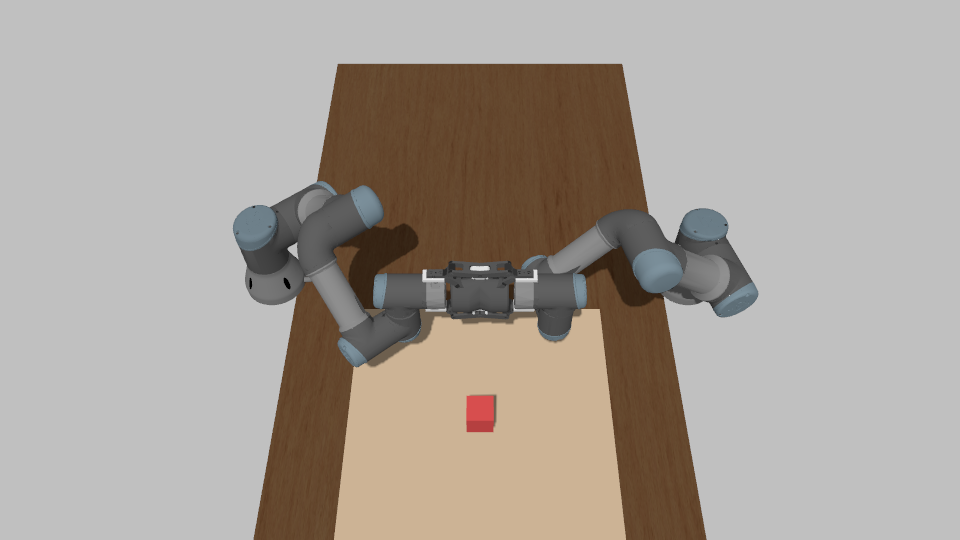
#> input picture assets/dual_arm_meeting_pose.png, 960 x 540 px
$ python -i color_detector.py   (imports and definitions only)
#> lines starting #> are read from the running program, lines starting #| are printed output that depends on the picture; after the words box and inside, x2 and y2 are one past the last pixel; in counts of white or black regions, pixels touching at a corner belong together
#> further down, picture is the input picture: shape (540, 960, 3); mean B, G, R 153.4, 161, 168.8
"""
HSV color-based object detector.

Detects colored objects in a BGR image by thresholding in HSV color space.
Supported colors: red, green, blue, yellow, orange.
"""

import cv2
import numpy as np
from typing import List, Dict, Any


# HSV color ranges for each supported color.
# Format: list of (lower, upper) tuples in HSV space (H: 0-179, S: 0-255, V: 0-255).
# Red wraps around the hue wheel, so two ranges are needed.
_COLOR_RANGES: Dict[str, List[tuple]] = {
    # V lower bound relaxed 70->40: LLM-planner "pick by description" scenes
    # (colored_blocks.world) render red_box dimmer than the nominal material
    # color under scene lighting/shading, dropping it below a strict V>=70
    # threshold and causing zero detections. Not yet confirmed against a live
    # rendered-pixel capture -- revisit if this proves too permissive.
    'red': [
        (np.array([0,   120,  40], dtype=np.uint8), np.array([10,  255, 255], dtype=np.uint8)),
        (np.array([170, 120,  40], dtype=np.uint8), np.array([179, 255, 255], dtype=np.uint8)),
    ],
    'green': [
        (np.array([36,  80,  50], dtype=np.uint8), np.array([86,  255, 255], dtype=np.uint8)),
    ],
    'blue': [
        (np.array([94,  80,  50], dtype=np.uint8), np.array([126, 255, 255], dtype=np.uint8)),
    ],
    'yellow': [
        (np.array([20,  100, 100], dtype=np.uint8), np.array([35,  255, 255], dtype=np.uint8)),
    ],
    'orange': [
        (np.array([10,  100, 100], dtype=np.uint8), np.array([20,  255, 255], dtype=np.uint8)),
    ],
}

# Representative BGR colors for visualization (used to draw bounding boxes)
_COLOR_BGR: Dict[str, tuple] = {
    'red':    (0,   0,   255),
    'green':  (0,   255, 0),
    'blue':   (255, 0,   0),
    'yellow': (0,   255, 255),
    'orange': (0,   165, 255),
}

# Representative (r, g, b) floats 0-1 for each color label
_COLOR_RGB_FLOAT: Dict[str, tuple] = {
    'red':    (1.0, 0.0, 0.0),
    'green':  (0.0, 1.0, 0.0),
    'blue':   (0.0, 0.0, 1.0),
    'yellow': (1.0, 1.0, 0.0),
    'orange': (1.0, 0.647, 0.0),
}

# Blob area / min-area-rectangle area above which a blob is called a box. A filled
# rectangle is ~1.0, a circle (cylinder seen end-on) is pi/4 ~= 0.785.
_BOX_FILL_RATIO = 0.90

# Minimum contour area in pixels to suppress tiny detections
_MIN_CONTOUR_AREA = 500


class ColorDetector:
    """
    Detect objects by HSV color segmentation.

    Parameters
    ----------
    target_colors : list[str] or None
        Subset of colors to detect. If None, all supported colors are used.
    min_area : int
        Minimum bounding-box area (pixels²) for a detection to be kept.
    """

    SUPPORTED_COLORS = list(_COLOR_RANGES.keys())

    def __init__(
        self,
        target_colors: List[str] | None = None,
        min_area: int = _MIN_CONTOUR_AREA,
    ) -> None:
        if target_colors is None:
            self._colors = self.SUPPORTED_COLORS
        else:
            unknown = set(target_colors) - set(self.SUPPORTED_COLORS)
            if unknown:
                raise ValueError(f"Unsupported colors requested: {unknown}. "
                                 f"Supported: {self.SUPPORTED_COLORS}")
            self._colors = list(target_colors)

        self._min_area = max(1, min_area)

        # Pre-build morphological kernel
        self._kernel = cv2.getStructuringElement(cv2.MORPH_ELLIPSE, (7, 7))

    # ------------------------------------------------------------------
    # Public API
    # ------------------------------------------------------------------

    def detect(self, bgr_image: np.ndarray) -> List[Dict[str, Any]]:
        """
        Detect colored objects in a BGR image.

        Parameters
        ----------
        bgr_image : np.ndarray
            Input image in BGR format (as returned by cv2.imread or cv_bridge).

        Returns
        -------
        list[dict]
            Each dict has:
            - label        : str          - color name
            - bbox         : (x, y, w, h) - bounding box in pixels
            - centroid_px  : (u, v)       - centroid in pixels (column, row)
            - confidence   : float        - 0-1, based on fill ratio of convex hull
            - color_rgb    : (r, g, b)    - float 0-1 representative color
            - mask         : np.ndarray   - binary mask (same HxW as input), uint8
            - shape        : str          - "box" or "cylinder" (from blob fill ratio)
        """
        if bgr_image is None or bgr_image.size == 0:
            return []

        hsv = cv2.cvtColor(bgr_image, cv2.COLOR_BGR2HSV)
#> hsv: shape (540, 960, 3); mean H, S, V 5.9, 34.1, 169.2
        detections: List[Dict[str, Any]] = []

        for color_name in self._colors:
            mask = self._build_mask(hsv, color_name)
            blobs = self._extract_blobs(mask)
            for blob in blobs:
                x, y, w, h = blob['bbox']
                area = blob['area']
                hull_area = blob['hull_area']
                confidence = float(area / hull_area) if hull_area > 0 else 0.0
                confidence = min(1.0, confidence)

                cx = x + w // 2
                cy = y + h // 2

                detections.append({
                    'label':       color_name,
                    'bbox':        (x, y, w, h),
                    'centroid_px': (cx, cy),
                    'confidence':  confidence,
                    'color_rgb':   _COLOR_RGB_FLOAT[color_name],
                    'mask':        blob['mask'],
                    'shape':       blob['shape'],
                    'yaw_px':      blob['yaw_px'],
                })
#> this loop made 5 passes
#> pass 1, in detect, `mask = self._build_mask(hsv, color_name)`:
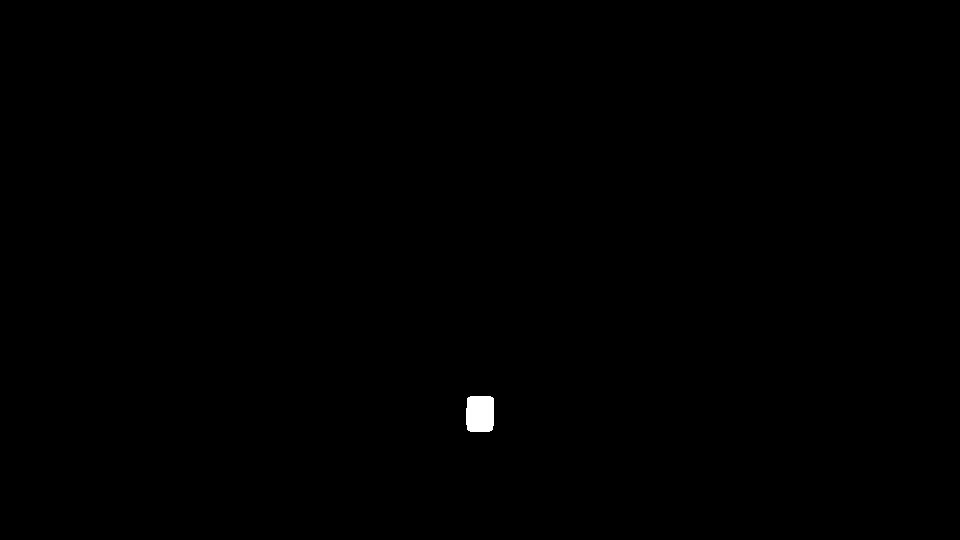
#> mask: shape (540, 960); 0.19% white; 1 white region, box (x1, y1, x2, y2) and area: (466, 396, 494, 432) 967
#> after the loop:
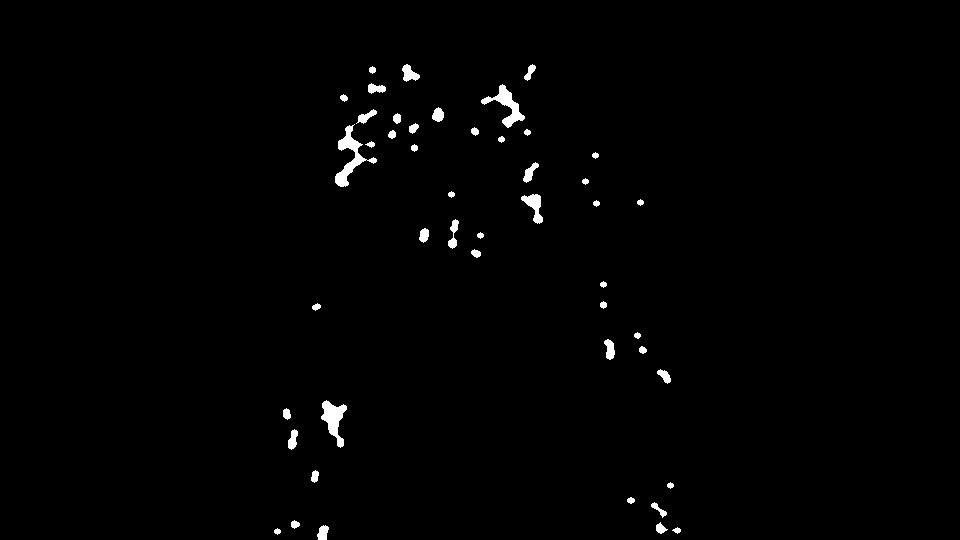
#> mask: shape (540, 960); 1% white; 47 white regions, largest, box (x1, y1, x2, y2) and area: (335, 124, 377, 187) 737, (481, 84, 525, 128) 587, (321, 400, 347, 448) 585
#> after the loop, detections = 4 items

        return detections

    def draw_detections(
        self,
        bgr_image: np.ndarray,
        detections: List[Dict[str, Any]],
    ) -> np.ndarray:
        """
        Draw bounding boxes and labels on a copy of the input image.

        Returns
        -------
        np.ndarray
            Annotated BGR image.
        """
        vis = bgr_image.copy()
        for det in detections:
            color_name = det['label']
            x, y, w, h = det['bbox']
            cx, cy = det['centroid_px']
            conf = det['confidence']
            bgr = _COLOR_BGR.get(color_name, (200, 200, 200))

            cv2.rectangle(vis, (x, y), (x + w, y + h), bgr, 2)
            cv2.circle(vis, (cx, cy), 4, bgr, -1)

            label_text = f"{color_name} {conf:.2f}"
            cv2.putText(
                vis, label_text, (x, max(0, y - 6)),
                cv2.FONT_HERSHEY_SIMPLEX, 0.55, bgr, 2, cv2.LINE_AA,
            )
        return vis

    # ------------------------------------------------------------------
    # Internal helpers
    # ------------------------------------------------------------------

    def _build_mask(self, hsv: np.ndarray, color_name: str) -> np.ndarray:
        """Return a binary mask for the given color."""
        ranges = _COLOR_RANGES[color_name]
        mask = np.zeros(hsv.shape[:2], dtype=np.uint8)
        for lower, upper in ranges:
            mask = cv2.bitwise_or(mask, cv2.inRange(hsv, lower, upper))

        # Clean up noise
        mask = cv2.morphologyEx(mask, cv2.MORPH_OPEN,  self._kernel, iterations=1)
        mask = cv2.morphologyEx(mask, cv2.MORPH_CLOSE, self._kernel, iterations=2)
        return mask

    def _extract_blobs(self, mask: np.ndarray) -> List[Dict[str, Any]]:
        """Extract individual blobs from a binary mask."""
        contours, _ = cv2.findContours(
            mask, cv2.RETR_EXTERNAL, cv2.CHAIN_APPROX_SIMPLE
        )
        blobs = []
        for cnt in contours:
            area = cv2.contourArea(cnt)
            if area < self._min_area:
                continue

            hull = cv2.convexHull(cnt)
            hull_area = cv2.contourArea(hull)

            x, y, w, h = cv2.boundingRect(cnt)

            # Build a per-blob mask (same size as full image mask)
            blob_mask = np.zeros_like(mask)
            cv2.drawContours(blob_mask, [cnt], -1, 255, thickness=cv2.FILLED)

            rect = cv2.minAreaRect(cnt)
            (_, (rw, rh), _) = rect
            rect_area = rw * rh
            fill = area / rect_area if rect_area > 0 else 0.0
            is_box = fill >= _BOX_FILL_RATIO

            # Direction (image pixels) of one rectangle edge, folded to [-pi/4, pi/4) because a
            # box looks the same every 90 degrees. Cylinders are round, so yaw means nothing.
            yaw_px = 0.0
            if is_box:
                pts = cv2.boxPoints(rect)
                edge = pts[1] - pts[0]
                a = float(np.arctan2(edge[1], edge[0]))
                yaw_px = (a + np.pi / 4) % (np.pi / 2) - np.pi / 4

            blobs.append({
                'yaw_px':    yaw_px,
                'shape':     'box' if is_box else 'cylinder',
                'bbox':      (x, y, w, h),
                'area':      area,
                'hull_area': hull_area,
                'mask':      blob_mask,
            })

        return blobs

>>> import cv2
>>> picture = cv2.imread('../../assets/dual_arm_meeting_pose.png')
>>> result = ColorDetector().detect(picture)
#> result = 4 items
